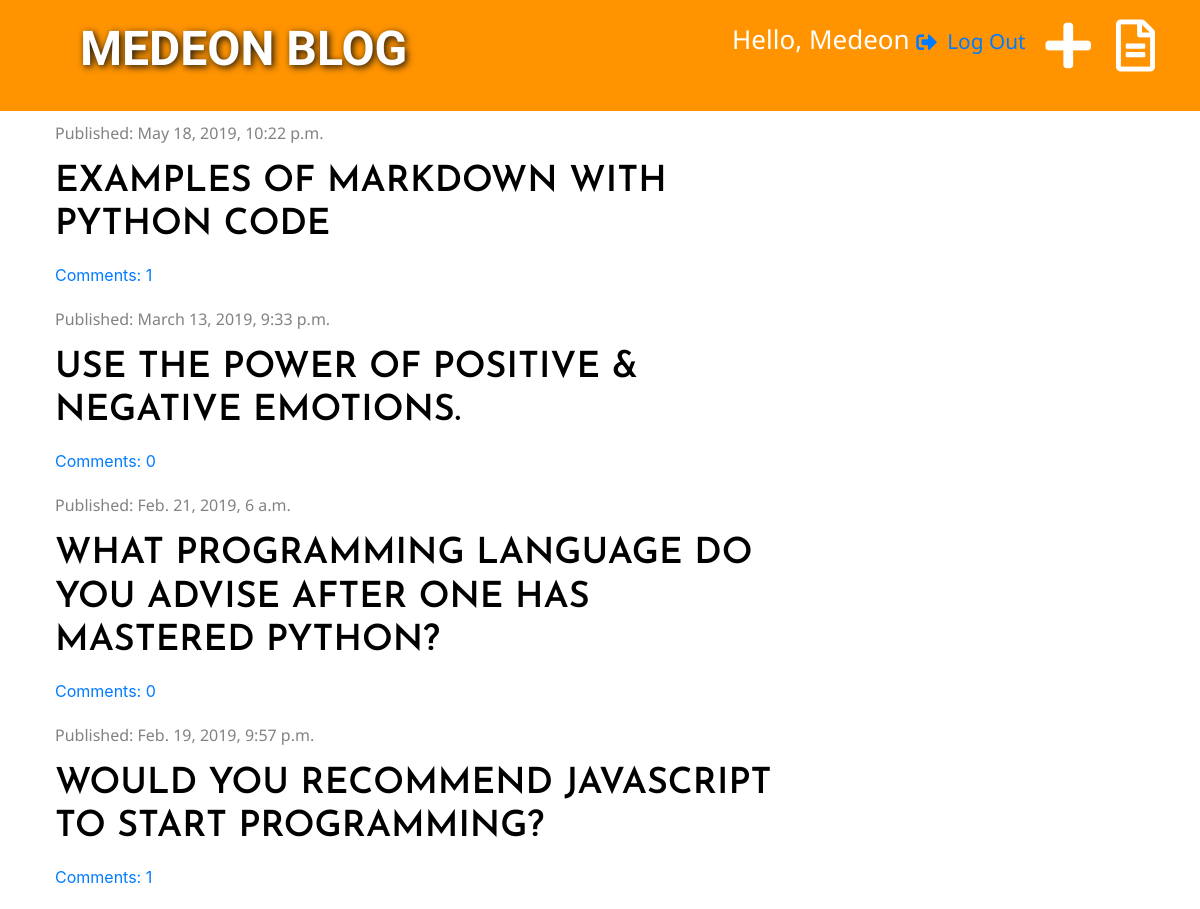
The app's page / (signed in) with its own data.
### blog/models.py (models this page shows, shortened)
class Post(models.Model):
    author = models.ForeignKey('auth.User', on_delete=models.CASCADE)
    title = models.CharField(max_length=200)
    text = models.TextField()
    created_date = models.DateTimeField(default=timezone.now)
    published_date = models.DateTimeField(blank=True, null=True)
    def approved_comments(self):
        return self.comments.filter(approved=True)

### blog/views.py (the view)
# urls.py: path('', views.post_list, name='post_list'),
def post_list(request):
    posts = Post.objects.filter(published_date__lte=timezone.now()).order_by('-published_date')
    context_dictionary = {'posts': posts}
    return render(request, 'blog/post_list.html', context_dictionary)

### blog/templatetags/markdownify.py (called while the page is built)
@register.filter
def markdown(value):
    renderer = HighlightRenderer()
    markdown = mistune.Markdown(renderer=renderer)
    return markdown(value)

### blog/templates/blog/post_list.html (shortened to what this page needs)
{% extends 'blog/base.html' %}
{% load markdownify %}
{% block content %}
    {% for post in posts %}
        <div class="post">
            <div class="date">
                <p>Published: {{ post.published_date }}</p>
            </div>
            <h1><a href="{% url 'post_detail' pk=post.pk %}">{{ post.title }}</a></h1>
            <a href="{% url 'post_detail' pk=post.pk %}">Comments: {{ post.approved_comments.count }}</a>
        </div>
    {% endfor %}
{% endblock %}

### blog/templates/blog/base.html (shortened to what this page needs)
{% load staticfiles %}
{% load markdownify %}
<!DOCTYPE html>
<html>
<head>
    <link href="https://stackpath.bootstrapcdn.com/bootstrap/4.3.1/css/bootstrap.min.css" rel="stylesheet">
    <link rel="stylesheet" href="{% static 'css/blog.css' %}">
    <link rel="stylesheet" href="{% static 'css/font.css' %}">
    <link rel="stylesheet" href="{% static 'css/zenburn.css' %}">
    <link rel="stylesheet" href="https://use.fontawesome.com/releases/v5.7.2/css/all.css">
</head>
<body>
<div class="page-header">
    {% if user.is_authenticated %}
        <a href="{% url 'post_draft_list' %}" class="top-menu"><i class="far fa-file-alt fa-2x"></i></a>
        <a href="{% url 'post_new' %}" class="top-menu"><i class="fas fa-plus fa-2x"></i></a>
        <p class="top-menu">Hello, {{ user.username }} <small><a href="{% url 'logout' %}"><i class="fas fa-sign-out-alt"></i> Log Out</a></small></p>
    {% else %}
        <p class="top-menu"><small><a href="{% url 'login' %}"><i class="fas fa-sign-in-alt"></i> Login</a></small></p>
    {% endif %}
    <h1><a href="{% url 'post_list' %}" class="logo">Medeon blog</a></h1>
</div>
<div class="content container">
    <div class="row">
        <div class="col-md-8">
            {% block content %}
            {% endblock %}
        </div>
    </div>
</div>
</body>
</html>

### blog/static/css/blog.css (style rules this page uses)
.page-header { background-color: #ff9400; margin-top: 0; padding: 20px 20px 20px 40px; }
.content { margin-left: 40px; }
.date { color: #828282; }
.admin a, i { vertical-align: middle; margin-right: 5px; }
.post { margin-top: 10px; margin-bottom: 20px; }

### records on screen
Post: published_date "May 18, 2019, 10:22 p.m.", title "EXAMPLES OF MARKDOWN WITH PYTHON CODE", approved_comments.count "1"
Post: published_date "March 13, 2019, 9:33 p.m.", title "USE THE POWER OF POSITIVE & NEGATIVE EMOTIONS.", approved_comments.count "0"
Post: published_date "Feb. 21, 2019, 6 a.m.", title "WHAT PROGRAMMING LANGUAGE DO YOU ADVISE AFTER ONE HAS MASTERED PYTHON?", approved_comments.count "0"
Post: published_date "Feb. 19, 2019, 9:57 p.m.", title "WOULD YOU RECOMMEND JAVASCRIPT TO START PROGRAMMING?", approved_comments.count "1"

### other values on screen
{{ user.username }} "Medeon"
